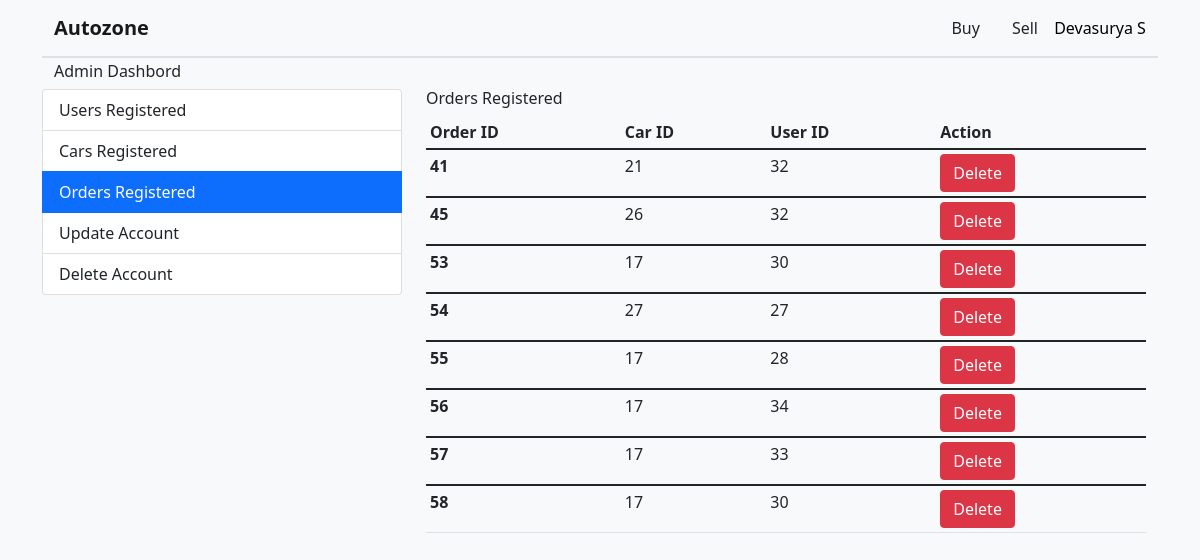
Page /orderRegister.php (signed in) on the committed database.
### tables this page shows
CREATE TABLE `orders` (
  `orderID` int(4) NOT NULL,
  `carID` int(4) NOT NULL,
  `userID` int(4) NOT NULL
);

### orderRegister.php (the view, shortened to what this page needs)
<?php
if (isset($_SESSION['id']) && isset($_SESSION['email'])) {
    include_once 'dbConnect.php';
    $getsql = "SELECT * FROM orders;";
    $result = mysqli_query($conn,$getsql);
    $resultCheck = mysqli_num_rows($result);
?>
<!DOCTYPE html>
<html>
    <head>
        <link href="style.css" rel="stylesheet">
        <link href="https://cdn.jsdelivr.net/npm/bootstrap@5.1.3/dist/css/bootstrap.min.css" rel="stylesheet">
    </head>
    <body class="bg-light">
        <div class="container">
            <nav class="navbar sticky-top navbar-light bg-light border-bottom border-2">
                <div class="container-fluid">
                    <a class="navbar-brand fw-bolder" href="product.php">Autozone</a>
                    <ul class="nav justify-content-end">
                        <li class="nav-item">
                            <a class="nav-link link-dark active" href="product.php">Buy</a>
                        </li>
                        <li class="nav-item">
                            <a class="nav-link link-dark " href="sell.php">Sell</a>
                        </li>
                        <li class="nav-item my-auto">
                                <form id="user" name="menuForm" method="POST" class="" action="productMenu.php">
                                    <select onChange="user.submit()" name="userSel" id="usersel" class="userButton bg-light">
                                        ><option hidden value="user"><?php echo $_SESSION['name']; ?></option>
                                    </select>
                                </form>
                        </li>
                      </ul>
                </div>
            </nav>
            <section class="container mt-1">
                <div class="row">
                <h6>Admin Dashbord</h6>
                    <div class="col-sm-4 list-group">
                    <a href="adminDashbord.php" class="list-group-item list-group-item-action">Users Registered</a>
                        <a href="carsRegister.php" class="list-group-item list-group-item-action">Cars Registered</a>
                        <a href="orderRegister.php" class="list-group-item list-group-item-action active">Orders Registered</a>
                        <a href="adminUpdate.php" class="list-group-item list-group-item-action">Update Account</a>
                        <a href="adminDeleteDashbord.php" class="list-group-item list-group-item-action">Delete Account</a>
                    </div>
                    <div class="col-sm-8 feedMargin mx-auto">
                        <h6>Orders Registered</h6>
                        <div class="table-responsive ">
                        <table class="table table-sm">
                            <thead>
                                <tr>
                                <th scope="col">Order ID</th>
                                <th scope="col">Car ID</th>
                                <th scope="col">User ID</th>
                                <th scope="col">Action</th>
                                </tr>
                            </thead>
                        <?php
                            if($resultCheck > 0) {
                            while($row = mysqli_fetch_assoc($result)) {
                            ?>
                                        <tbody>
                                            <tr>
                                            <th scope="row"><?php echo $row['orderID'];?></th>
                                            <td><?php echo $row['carID'];?></td>
                                            <td><?php echo $row['userID'];?></td>
                                            <td>
                                                <form id="deleter" method="POST" action="adminOrderDelete.php">
                                                    <button onclick=" deleter.submit() " class="btn btn-danger ">Delete</button>
                                                </form>
                                            </td>
                                            </tr>
                                        </tbody>
                            <?php
                                }
                            }
                            ?>
                        </table>
                        </div>
                </div>
            </section>
    </body>
</html>
<?php
}else{
header("Location: loginForm.php");
exit();
}
?>

### style.css (style rules this page uses)
* { margin: 0; padding: 0; }
.feedMargin { margin-bottom: 1rem; }
.userButton { border: none; outline: none; -webkit-appearance: none; text-align: center; }

### rows in the picture
orders: orderID "41", carID "21", userID "32"
orders: orderID "45", carID "26", userID "32"
orders: orderID "53", carID "17", userID "30"
orders: orderID "54", carID "27", userID "27"
orders: orderID "55", carID "17", userID "28"
orders: orderID "56", carID "17", userID "34"
orders: orderID "57", carID "17", userID "33"
orders: orderID "58", carID "17", userID "30"

### other values in the picture
form field userSel "Devasurya S"
